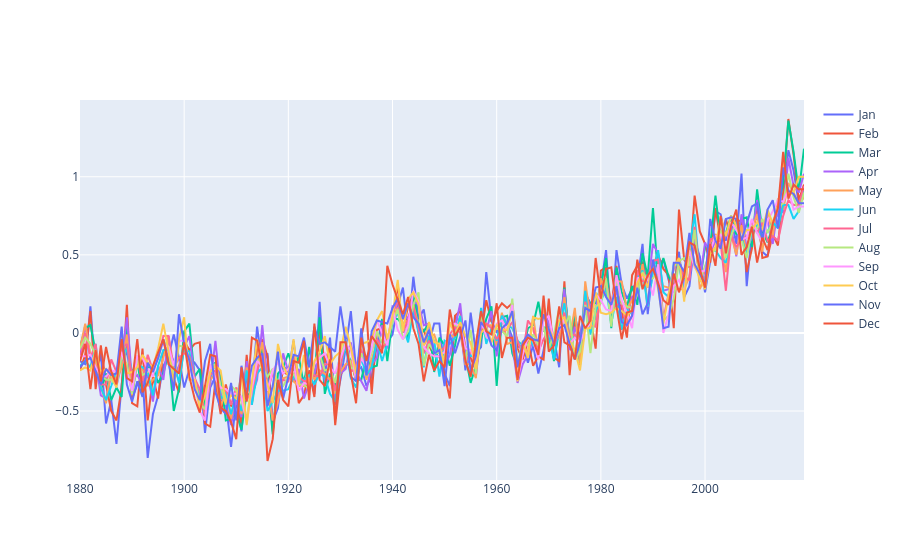

Notebook cell for this chart:
### Code cell
# create plotly interactive Scatter plot with a trace for each month
fig = go.Figure()
col = 0
for col in range(12):
    fig.add_trace(go.Scatter(x = df1.index, y = df1.loc[:, df1.columns[col]], name = df1.columns[col]))
    col += 1
fig.show()

### Figure 1 — Plotly figure (JSON) as saved in the notebook; plotly's stock layout.template omitted (floating-point values rounded to 4 significant figures; data arrays with more than 128 entries replaced by an {"elided": "..."} marker saying what was removed)
{"data": [{"name": "Jan", "type": "scatter", "x": {"elided": "140 int values"}, "y": {"elided": "140 float values"}}, {"name": "Feb", "type": "scatter", "x": {"elided": "140 int values"}, "y": {"elided": "140 float values"}}, {"name": "Mar", "type": "scatter", "x": {"elided": "140 int values"}, "y": {"elided": "140 float values"}}, {"name": "Apr", "type": "scatter", "x": {"elided": "140 int values"}, "y": {"elided": "140 float values"}}, {"name": "May", "type": "scatter", "x": {"elided": "140 int values"}, "y": {"elided": "140 float values"}}, {"name": "Jun", "type": "scatter", "x": {"elided": "140 int values"}, "y": {"elided": "140 float values"}}, {"name": "Jul", "type": "scatter", "x": {"elided": "140 int values"}, "y": {"elided": "140 float values"}}, {"name": "Aug", "type": "scatter", "x": {"elided": "140 int values"}, "y": {"elided": "140 float values"}}, {"name": "Sep", "type": "scatter", "x": {"elided": "140 int values"}, "y": {"elided": "140 float values"}}, {"name": "Oct", "type": "scatter", "x": {"elided": "140 int values"}, "y": {"elided": "140 float values"}}, {"name": "Nov", "type": "scatter", "x": {"elided": "140 int values"}, "y": {"elided": "140 float values"}}, {"name": "Dec", "type": "scatter", "x": {"elided": "140 int values"}, "y": {"elided": "140 float values"}}], "layout": {"autosize": true, "xaxis": {"autorange": true, "range": [1880, 2019], "type": "linear"}, "yaxis": {"autorange": true, "range": [-0.9417, 1.492], "type": "linear"}}}
